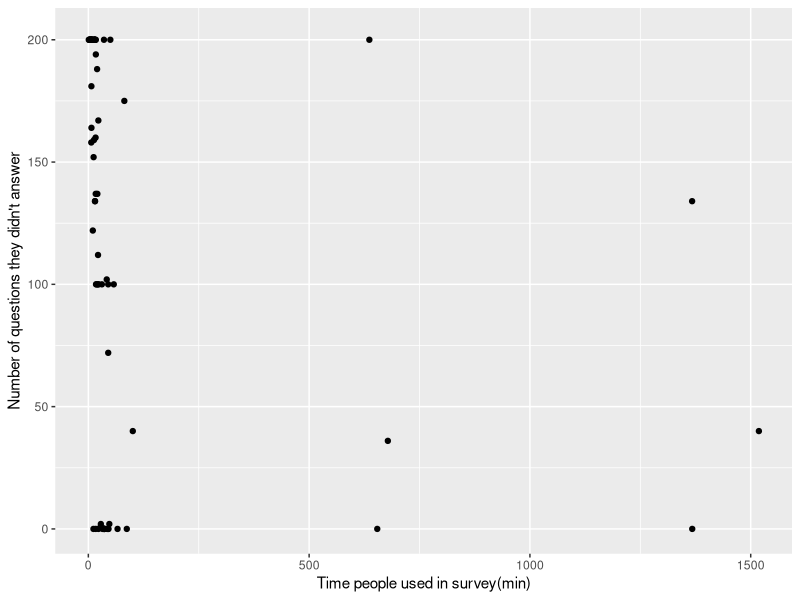
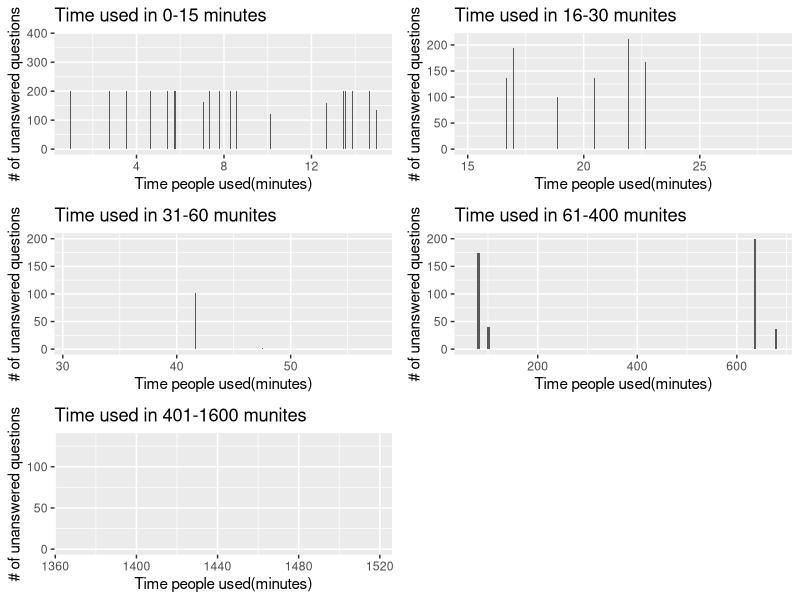

The R source for these figures, in order:
## ---- chunk 1
knitr::opts_chunk$set(echo = TRUE)
library(tidyverse)
library(lubridate)
library(hms)
library(ggplot2)
library(dplyr)
library(cowplot)
survey <- read.csv("survey.csv")
## ---- chunk 2
library(lubridate)
library(hms)
library(ggplot2)
library(dplyr)
library(cowplot)
survey <- read.csv("survey.csv")

#Uniform newest part time into POSIX objects:
survey$Start.Date <- strptime(survey$Start.Date, format = "%m/%d/%Y %H:%M:%S")
survey$End.Date <- strptime(survey$End.Date, format = "%m/%d/%Y %H:%M:%S")
#Time people used to finish the survey:
survey$time <- as.numeric(round(abs(difftime(survey$End.Date, survey$Start.Date, units = "mins")),2))

#Count number of NA values in rows:
survey$num <- apply(survey, MARGIN = 1, FUN=function(x) length(x[is.na(x)]))

#graph the plot:
graph <- ggplot(survey, aes(x=time, y=num)) +
  geom_point(na.rm = TRUE)
graph <- graph + labs(x = "Time people used in survey(min)", y = "Number of questions they didn't answer") 
graph

time <- as.data.frame(na.omit(survey$time))
time$num <- survey$num[1:74]
colnames(time)[1] <- "Time people used(minutes)"
colnames(time)[2] <- "# of unanswered questions"

par(mfrow=c(2,4))
session1 <- filter(time,`Time people used(minutes)` <= 15)
session2 <- filter(time, `Time people used(minutes)` > 15 & `Time people used(minutes)` <= 30)
session3 <- filter(time, `Time people used(minutes)` > 30 & `Time people used(minutes)` <= 60)
session4 <- filter(time, `Time people used(minutes)` > 60 & `Time people used(minutes)` <= 1000)
session5 <- filter(time, `Time people used(minutes)` > 1000 & `Time people used(minutes)` <= 1600)
#From 0-15min:
p1 <- ggplot(session1, aes(x=`Time people used(minutes)`, y=`# of unanswered questions`)) + 
  geom_bar(stat = "identity") + ggtitle("Time used in 0-15 minutes") 
#From 15-30min:
p2 <- ggplot(session2, aes(x=`Time people used(minutes)`, y=`# of unanswered questions`)) + 
  geom_bar(stat = "identity") + ggtitle("Time used in 16-30 munites")
#From 31-60min:
p3 <- ggplot(session3, aes(x=`Time people used(minutes)`, y=`# of unanswered questions`)) + 
  geom_bar(stat = "identity") + ggtitle("Time used in 31-60 munites")
#From 61-120min:
p4 <- ggplot(session4, aes(x=`Time people used(minutes)`, y=`# of unanswered questions`)) + 
  geom_bar(stat = "identity") + ggtitle("Time used in 61-400 munites")
#From 121-300min:
p5 <- ggplot(session5, aes(x=`Time people used(minutes)`, y=`# of unanswered questions`)) + 
  geom_bar(stat = "identity") + ggtitle("Time used in 401-1600 munites")

plot_grid(p1, p2, p3, p4, p5, nrow = 3, ncol = 2)
